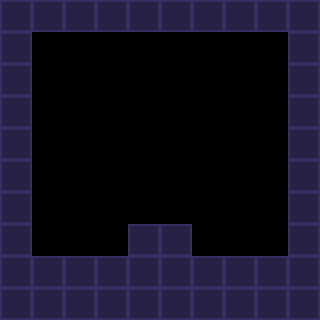

Rendered tile map (Tiled .tmx) drawn with the repository's tilesets; below, a short description and the full map source, tile grids included:
An orthogonal 10x10 tile map with 32x32 px tiles, 1 tile layer (Tile Layer 1) and 2 objects.

<map version="1.2" tiledversion="1.3.5" orientation="orthogonal" renderorder="right-down" width="10" height="10" tilewidth="32" tileheight="32" infinite="0" nextlayerid="3" nextobjectid="3">
 <tileset firstgid="1" source="../allTiles.tsx" />
 <layer id="1" name="Tile Layer 1" width="10" height="10">
  <data encoding="csv">
1,1,1,1,1,1,1,1,1,1,
1,0,0,0,0,0,0,0,0,1,
1,0,0,0,0,0,0,0,0,1,
1,0,0,0,0,0,0,0,0,1,
1,0,0,0,0,0,0,0,0,1,
1,0,0,0,0,0,0,0,0,1,
1,0,0,0,0,0,0,0,0,1,
1,0,0,0,1,1,0,0,0,1,
1,1,1,1,1,1,1,1,1,1,
1,1,1,1,1,1,1,1,1,1
</data>
 </layer>
 <objectgroup id="2" name="Object Layer 1">
  <object id="1" gid="2" x="64" y="256" width="32" height="32" />
  <object id="2" gid="4" x="224" y="256" width="32" height="32" />
 </objectgroup>
</map>
